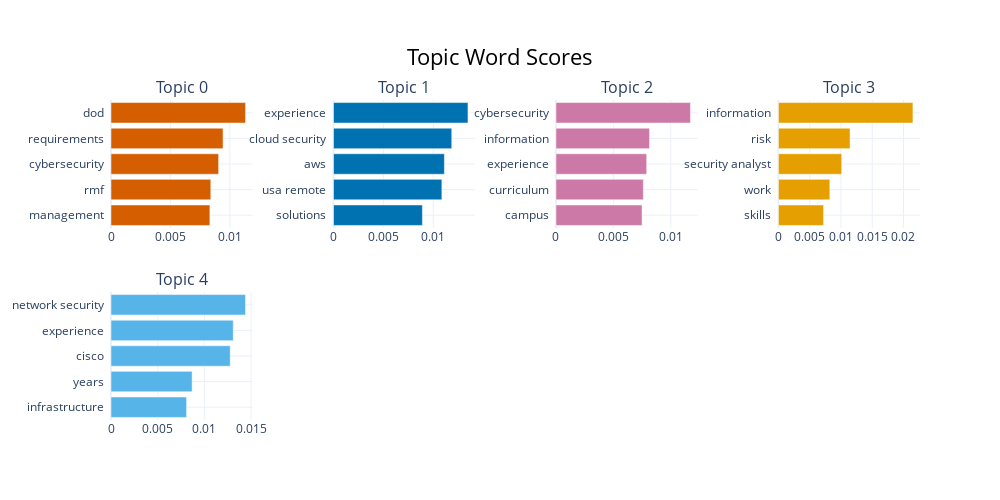

The notebook cell saved with this chart:
### Code cell
#model with indeed data 
topic_model_in.visualize_barchart(top_n_topics=5)

### Figure 1 — Plotly figure (JSON) as saved in the notebook; plotly's stock layout.template omitted (floating-point values rounded to 4 significant figures)
{"data": [{"marker": {"color": "#D55E00"}, "orientation": "h", "type": "bar", "x": [0.008321, 0.008398, 0.009054, 0.009427, 0.01132], "xaxis": "x", "y": ["management  ", "rmf  ", "cybersecurity  ", "requirements  ", "dod  "], "yaxis": "y"}, {"marker": {"color": "#0072B2"}, "orientation": "h", "type": "bar", "x": [0.008911, 0.01086, 0.01111, 0.01185, 0.01348], "xaxis": "x2", "y": ["solutions  ", "usa remote  ", "aws  ", "cloud security  ", "experience  "], "yaxis": "y2"}, {"marker": {"color": "#CC79A7"}, "orientation": "h", "type": "bar", "x": [0.007499, 0.007612, 0.007902, 0.008149, 0.01171], "xaxis": "x3", "y": ["campus  ", "curriculum  ", "experience  ", "information  ", "cybersecurity  "], "yaxis": "y3"}, {"marker": {"color": "#E69F00"}, "orientation": "h", "type": "bar", "x": [0.007221, 0.00822, 0.01012, 0.01146, 0.02151], "xaxis": "x4", "y": ["skills  ", "work  ", "security analyst  ", "risk  ", "information  "], "yaxis": "y4"}, {"marker": {"color": "#56B4E9"}, "orientation": "h", "type": "bar", "x": [0.008093, 0.008684, 0.01276, 0.01309, 0.0144], "xaxis": "x5", "y": ["infrastructure  ", "years  ", "cisco  ", "experience  ", "network security  "], "yaxis": "y5"}], "layout": {"annotations": [{"font": {"size": 16}, "showarrow": false, "text": "Topic 0", "x": 0.0875, "xanchor": "center", "xref": "paper", "y": 1, "yanchor": "bottom", "yref": "paper"}, {"font": {"size": 16}, "showarrow": false, "text": "Topic 1", "x": 0.3625, "xanchor": "center", "xref": "paper", "y": 1, "yanchor": "bottom", "yref": "paper"}, {"font": {"size": 16}, "showarrow": false, "text": "Topic 2", "x": 0.6375, "xanchor": "center", "xref": "paper", "y": 1, "yanchor": "bottom", "yref": "paper"}, {"font": {"size": 16}, "showarrow": false, "text": "Topic 3", "x": 0.9125, "xanchor": "center", "xref": "paper", "y": 1, "yanchor": "bottom", "yref": "paper"}, {"font": {"size": 16}, "showarrow": false, "text": "Topic 4", "x": 0.0875, "xanchor": "center", "xref": "paper", "y": 0.4, "yanchor": "bottom", "yref": "paper"}], "height": 500, "hoverlabel": {"bgcolor": "white", "font": {"family": "Rockwell", "size": 16}}, "showlegend": false, "title": {"font": {"color": "Black", "size": 22}, "text": "Topic Word Scores", "x": 0.5, "xanchor": "center", "yanchor": "top"}, "width": 1000, "xaxis": {"anchor": "y", "domain": [0, 0.175], "showgrid": true}, "xaxis2": {"anchor": "y2", "domain": [0.275, 0.45], "showgrid": true}, "xaxis3": {"anchor": "y3", "domain": [0.55, 0.725], "showgrid": true}, "xaxis4": {"anchor": "y4", "domain": [0.825, 1], "showgrid": true}, "xaxis5": {"anchor": "y5", "domain": [0, 0.175], "showgrid": true}, "xaxis6": {"anchor": "y6", "domain": [0.275, 0.45], "showgrid": true}, "xaxis7": {"anchor": "y7", "domain": [0.55, 0.725], "showgrid": true}, "xaxis8": {"anchor": "y8", "domain": [0.825, 1], "showgrid": true}, "yaxis": {"anchor": "x", "domain": [0.6, 1], "showgrid": true}, "yaxis2": {"anchor": "x2", "domain": [0.6, 1], "showgrid": true}, "yaxis3": {"anchor": "x3", "domain": [0.6, 1], "showgrid": true}, "yaxis4": {"anchor": "x4", "domain": [0.6, 1], "showgrid": true}, "yaxis5": {"anchor": "x5", "domain": [0, 0.4], "showgrid": true}, "yaxis6": {"anchor": "x6", "domain": [0, 0.4], "showgrid": true}, "yaxis7": {"anchor": "x7", "domain": [0, 0.4], "showgrid": true}, "yaxis8": {"anchor": "x8", "domain": [0, 0.4], "showgrid": true}}}
